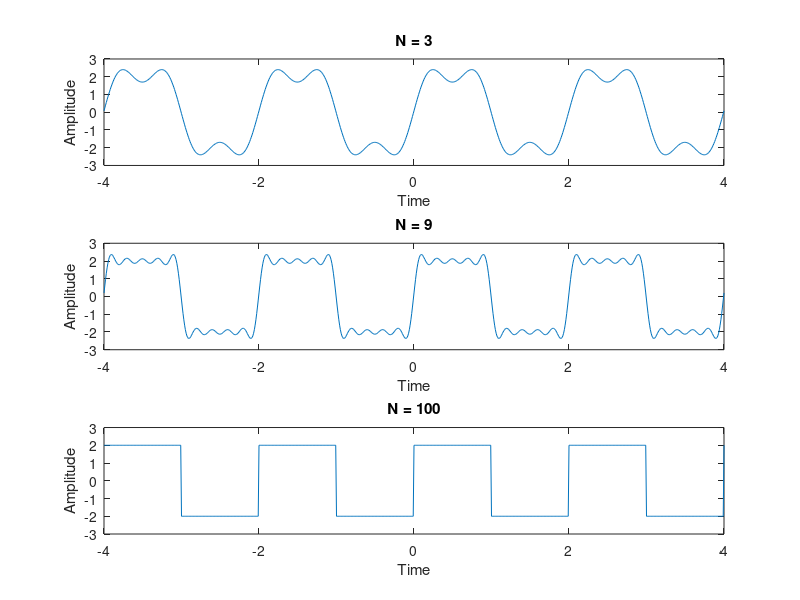

The MATLAB source for this figure:
N = 3
function void = FourierSeries(N)
  Ts = 0.01;
  T = 2;
  t = 0:Ts:T-Ts;
  f(t < T/2) = 2
  f(t >= T/2) = -2
  a = zeros(1, N+1);
  b = zeros(1, N+1);
  for n = 0:N
      a(n+1) = (2 * Ts / T) * sum(f .* cos(2 * pi * n * t / T));
      b(n+1) = (2 * Ts / T) * sum(f .* sin(2 * pi * n * t / T));
  end
  t = -2*T:Ts:2*T;
  fs = (a(1)/2) * ones(size(t));
  for n = 1:N
      fs = fs + (a(n + 1) * cos(2*pi*n*t/T)) + (b(n + 1) * sin(2*pi*n*t/T)) ;
  end
  plot(t,fs)
end

subplot(3,1,1)
FourierSeries(3);
title("N = 3")
xlabel("Time")
ylabel("Amplitude")

subplot(3,1,2)
FourierSeries(9);
title("N = 9")
xlabel("Time")
ylabel("Amplitude")

subplot(3,1,3)
FourierSeries(100);
title("N = 100")
xlabel("Time")
ylabel("Amplitude")

